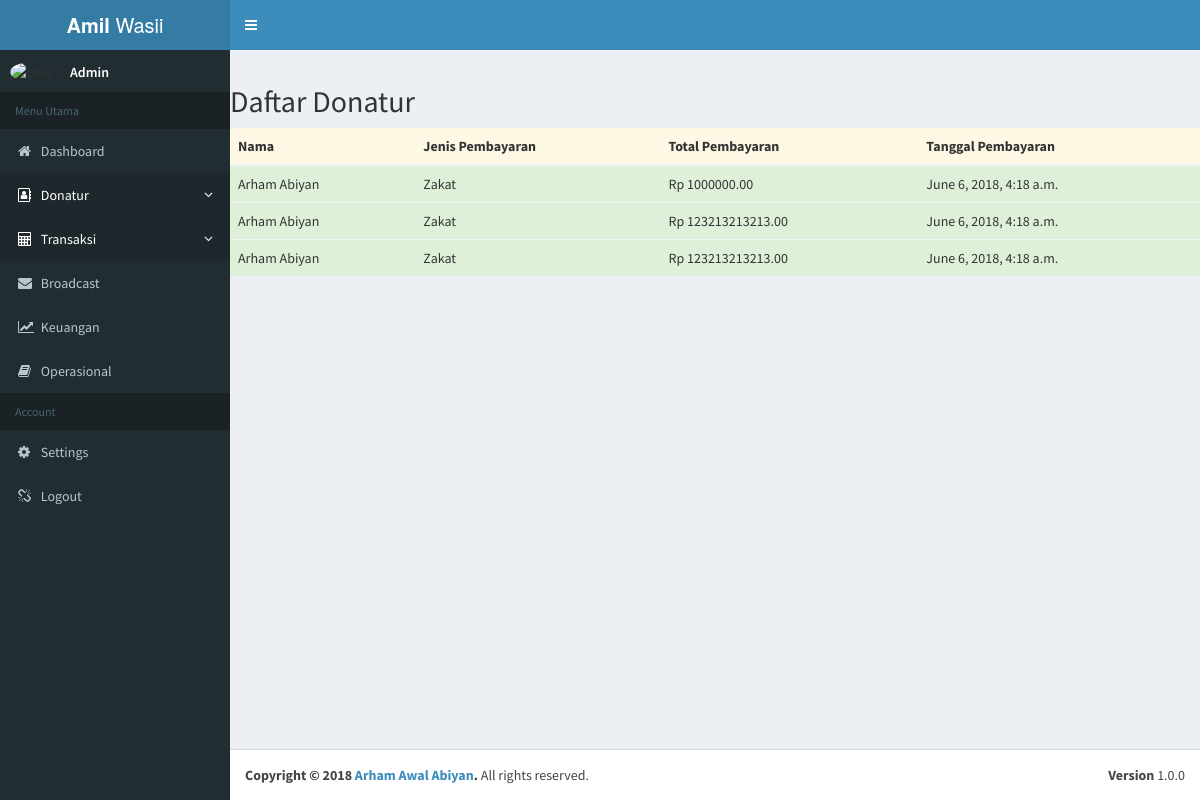
Screenshot of /donatur/daftar-donasi with the database file from the repository.
### pembayaran/models.py (models this page shows, shortened)
class Donasi(models.Model):
    donatur     = models.ForeignKey(Donatur, on_delete=models.CASCADE)
    jenis       = models.ForeignKey(JenisDonasi, on_delete=models.CASCADE, null=True)
    total       = models.DecimalField(max_digits=10000000000, null=True, blank=True, decimal_places=2)
    date        = models.DateTimeField(auto_now_add=True)

class JenisDonasi(models.Model):
    nama = models.CharField(max_length=100)
    deskripsi = models.TextField(null=True, blank=True)
    def __str__(self):
        return self.nama

### donatur/models.py (models this page shows)
class Donatur(models.Model):
    nama    = models.CharField(max_length=100)
    email   = models.EmailField(null=True, blank=True)
    alamat  = models.CharField(max_length=100, null=True, blank=True)
    contact = models.CharField(max_length=100, null=True, blank=True)
    umur    = models.IntegerField()
    pekerjaan   = models.CharField(max_length=100, null=True, blank=True)
    institusi = models.CharField(max_length=100, null=True, blank=True)
    def __str__(self):
        return self.nama

### donatur/views.py (the view)
# urls.py: path('daftar-donasi', views.DonasiListView.as_view(), name='donasi_list'),
class DonasiListView(ListView):
    model = Donasi
    context_object_name = 'donasi'

### pembayaran/templates/pembayaran/donasi_list.html (shortened to what this page needs)
{% extends 'base.html' %}
{% block content %}
  <h2>Daftar Donatur</h2>
  <table class="table table-hover">
    <thead>
      <tr class="warning">
        <th>Nama</th>
        <th>Jenis Pembayaran</th>
        <th>Total Pembayaran</th>
        <th>Tanggal Pembayaran</th>
      </tr>
    </thead>
    <tbody>
      {% for donasi in donasi %}
        <tr class="success">
          <td>{{ donasi.donatur }}</td>
          <td>{{ donasi.jenis }}</td>
          <td>Rp {{ donasi.total }}</td>
          <td>{{ donasi.date }}</td>
        </tr>
      {% endfor %}
    </tbody>
  </table>
{% endblock %}

### templates/base.html (shortened to what this page needs)
<!DOCTYPE html>
{% load staticfiles %}
<html>
<head>
  <link rel="stylesheet" href="{% static "css/bootstrap.min.css" %}">
  <link rel="stylesheet" href="{% static "css/font-awesome.min.css" %}">
  <link rel="stylesheet" href="https://cdnjs.cloudflare.com/ajax/libs/font-awesome/4.7.0/css/font-awesome.min.css">
  <link rel="stylesheet" href="{% static "css/ionicons.min.css" %}">
  <link rel="stylesheet" href="{% static "css/AdminLTE.min.css" %}">
  <link rel="stylesheet" href="{% static "css/_all-skins.min.css" %}">
  <link rel="stylesheet" href="{% static "css/morris.css" %}">
  <link rel="stylesheet" href="{% static "css/jquery-jvectormap.css" %}">
  <link rel="stylesheet" href="{% static "css/bootstrap-datepicker.min.css" %}">
  <link rel="stylesheet" href="{% static "css/daterangepicker.css" %}">
  <link rel="stylesheet" href="{% static "css/bootstrap3-wysihtml5.min.css" %}">
</head>
<body class="hold-transition skin-blue sidebar-mini">
<div class="wrapper">
  <header class="main-header">
    <a href="#" class="logo">
      <span class="logo-lg"><b>Amil </b>Wasii</span>
    </a>
    <nav class="navbar navbar-static-top">
      <a href="#" class="sidebar-toggle" data-toggle="push-menu" role="button">
      </a>
    </nav>
  </header>
  <aside class="main-sidebar">
    <section class="sidebar">
      <div class="user-panel">
        <div class="pull-left image">
          <img src="dist/img/user2-160x160.jpg" class="img-circle" alt="User Image">
        </div>
        <div class="pull-left info">
          <p>Admin</p>
        </div>
      </div>
      <ul class="sidebar-menu" data-widget="tree">
        <li class="header">Menu Utama</li>
        <li>
          <a href="{% url 'index' %}">
            <i class="fa fa-home"></i> <span>Dashboard</span>
          </a>
        </li>
        <li class="treeview menu-open">
          <a href="#">
            <i class="fa fa-address-book-o"></i> <span>Donatur</span>
            <span class="pull-right-container">
              <i class="fa fa-angle-left pull-right"></i>
            </span>
          </a>
        </li>
        <li class="treeview menu-open">
          <a href="#">
            <i class="fa fa-calculator"></i> <span>Transaksi</span>
            <span class="pull-right-container">
              <i class="fa fa-angle-left pull-right"></i>
            </span>
          </a>
        </li>
        <li>
          <a href="#">
            <i class="fa fa-envelope"></i> <span>Broadcast</span>
          </a>
        </li>
        <li>
          <a href="#">
            <i class="fa fa-line-chart"></i> <span>Keuangan</span>
          </a>
        </li>
        <li>
          <a href="{% url 'proposal:input' %}">
            <i class="fa fa-book"></i> <span>Operasional</span>
          </a>
        </li>
        <li class="header">Account</li>
        <li><a href="#"><i class="fa fa fa-gear"></i> <span>Settings</span></a></li>
        <li><a href="{% url 'logout' %}"><i class="fa fa fa-chain-broken"></i> <span>Logout</span></a></li>
      </ul>
    </section>
  </aside>
  <div class="content-wrapper">
    <section class="content">
      <div class="row">
        <div class="col">
        {% block content %}
        {% endblock %}
        </div>
      </div>
    </section>
  </div>
  <footer class="main-footer">
    <div class="pull-right hidden-xs">
      <b>Version</b> 1.0.0
    </div>
    <strong>Copyright &copy; 2018 <a href="#">Arham Awal Abiyan</a>.</strong> All rights
    reserved.
  </footer>
</div>
</body>
</html>

### rows the page displays
Donasi: donatur "Arham Abiyan", jenis "Zakat", total "1000000.00", date "June 6, 2018, 4:18 a.m."
Donasi: donatur "Arham Abiyan", jenis "Zakat", total "123213213213.00", date "June 6, 2018, 4:18 a.m."
Donasi: donatur "Arham Abiyan", jenis "Zakat", total "123213213213.00", date "June 6, 2018, 4:18 a.m."
